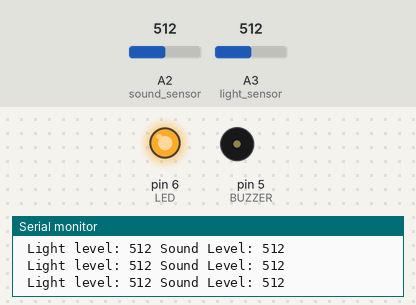
Bench run of a sketch on a simulated Arduino Uno, built with avr-gcc and run on an emulated ATmega328P. Shown: output pins drawn as LEDs (lit = HIGH), buzzer (waves = sounding), the last lines printed to the serial monitor. The inputs (shaded band) are chosen by the test bench; at power-on: A3 (light_sensor) = 512, A2 (sound_sensor) = 512.

Above: at 6.2 s.
6.3 s: A3 (light_sensor) set to 489
At 7.5 s:
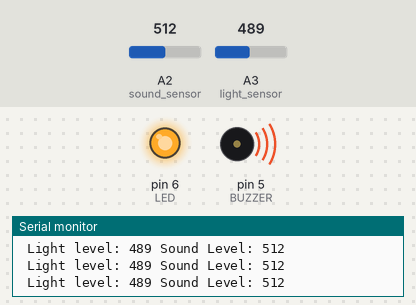
7.8 s: A2 (sound_sensor) set to 110
10.8 s: A2 (sound_sensor) set to 94
16.8 s: A3 (light_sensor) set to 511
At 18.1 s:
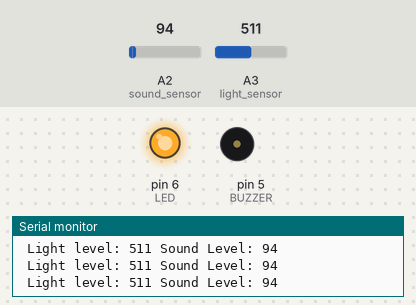
19.8 s: A3 (light_sensor) set to 306
At 21.1 s:
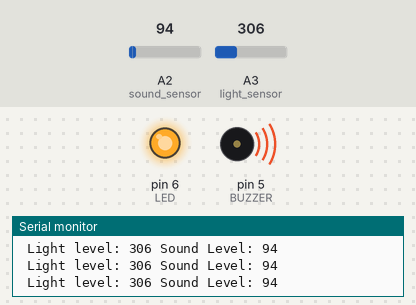
Timing chart, 0 to 22.8 s (numbered marks = the images above; inputs shaded):
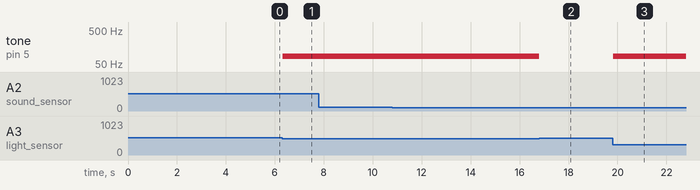

The sketch:

Lab_E.ino
```cpp
#define LED 6
#define BUZZER 5


int light_sensor = A3;
int sound_sensor = A2; //assign to pin A2


int sum = 0;
int lightSum = 0;
int threshold;

int lightVal = 0;
//----------------------------------------------------------------------
int sensorValue;
// variable to calibrate low value
int sensorLow = 1023;
// variable to calibrate high value
int sensorHigh = 0;
// LED pin
const int ledPin = 13;


void setup(){
  pinMode(LED,OUTPUT);    //Sets the pinMode to Output
  pinMode(BUZZER, OUTPUT);
  Serial.begin(9600);

  digitalWrite(LED,HIGH);


  // calibrate for the first five seconds after program runs
  while (millis() < 5000) {
    // record the maximum sensor value
    sensorValue = analogRead(light_sensor);
    if (sensorValue > sensorHigh) {
      sensorHigh = sensorValue;
    }
    // record the minimum sensor value
    if (sensorValue < sensorLow) {
      sensorLow = sensorValue;
    }
    Serial.println(sensorHigh);
  }
  // turn the LED off, signaling the end of the calibration period
  digitalWrite(ledPin, LOW);

}

void loop(){
  int lightVal = analogRead(light_sensor);

  if(millis() % 300 < 50){
    if(lightVal < (sensorHigh - 15)){
      tone(BUZZER, 85);
    } else {
      noTone(BUZZER);
    }
  }

  Serial.print(" Light level: ");
  Serial.print(lightVal); // print the light value in Serial Monitor

    int soundValue = 0; //create variable to store many different readings
  for (int i = 0; i < 32; i++) //create a for loop to read
  { soundValue += analogRead(sound_sensor);  } //read the sound sensor

  soundValue >>= 5; //bitshift operation
  Serial.print(" Sound Level: ");
  Serial.println(soundValue); //print the value of sound sensor

}
```

Measured:
- the behaviour switches between 497 and 496 on A3 (light_sensor) (found by bisection; images 0 and 1)
- after the input at 6.3 s, tone on pin 5 (BUZZER): silent → 85 Hz at once
- after the input at 16.8 s, tone on pin 5 (BUZZER): 85 Hz → silent at once
- after the input at 19.8 s, tone on pin 5 (BUZZER): silent → 85 Hz at once
